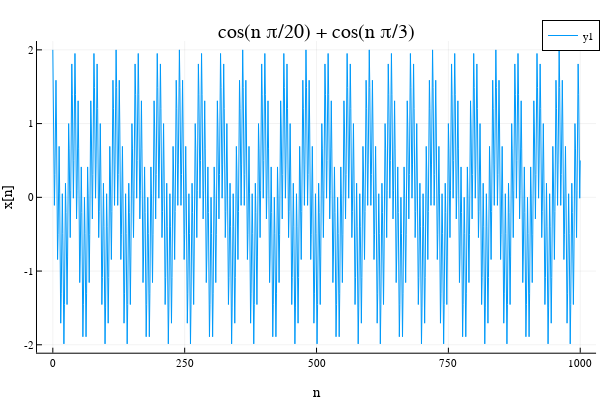

Notebook source saved alongside this figure:
### Markdown cell above
# Item 3)
![Q3.jpg](attachment:Q3.jpg)

### Code cell
# o sinal de entrada
n = 0:1000
x = cos.(π/20 * n) + cos.(π/3 * n)
plt = plot(n,x, xlabel = "n", ylabel = "x[n]", title = "cos(n π/20) + cos(n π/3)")

### Figure 1 — Plotly figure (JSON) as saved in the notebook; plotly's stock layout.template omitted (floating-point values rounded to 4 significant figures; data arrays with more than 128 entries replaced by an {"elided": "..."} marker saying what was removed)
{"data": [{"colorbar": {"title": ""}, "legendgroup": "y1", "line": {"color": "rgba(0, 154, 250, 1.000)", "dash": "solid", "shape": "linear", "width": 1}, "mode": "lines", "name": "y1", "showlegend": true, "type": "scatter", "x": {"elided": "1001 int values"}, "xaxis": "x", "y": {"elided": "1001 float values"}, "yaxis": "y", "zmax": null, "zmin": null}], "layout": {"annotations": [{"font": {"color": "rgba(0, 0, 0, 1.000)", "family": "sans-serif", "size": 20}, "rotation": 0, "showarrow": false, "text": "cos(n π/20) + cos(n π/3)", "x": 0.5275, "xanchor": "center", "xref": "paper", "y": 1, "yanchor": "top", "yref": "paper"}], "height": 400, "legend": {"bgcolor": "rgba(255, 255, 255, 1.000)", "bordercolor": "rgba(0, 0, 0, 1.000)", "borderwidth": 1, "font": {"color": "rgba(0, 0, 0, 1.000)", "family": "sans-serif", "size": 11}, "title": {"font": {"color": "rgba(0, 0, 0, 1.000)", "family": "sans-serif", "size": 15}, "text": ""}, "tracegroupgap": 0, "traceorder": "normal", "x": 1, "xanchor": "auto", "y": 1, "yanchor": "auto"}, "margin": {"b": 20, "l": 0, "r": 0, "t": 20}, "paper_bgcolor": "rgba(255, 255, 255, 1.000)", "plot_bgcolor": "rgba(255, 255, 255, 1.000)", "showlegend": true, "width": 600, "xaxis": {"anchor": "y", "domain": [0.06165, 0.9934], "gridcolor": "rgba(0, 0, 0, 0.100)", "gridwidth": 0.5, "linecolor": "rgba(0, 0, 0, 1.000)", "mirror": false, "range": [-30, 1030], "showgrid": true, "showline": true, "showticklabels": true, "tickangle": 0, "tickcolor": "rgb(0, 0, 0)", "tickfont": {"color": "rgba(0, 0, 0, 1.000)", "family": "sans-serif", "size": 11}, "tickmode": "array", "ticks": "inside", "ticktext": ["0", "250", "500", "750", "1000"], "tickvals": [0, 250, 500, 750, 1000], "title": "n", "titlefont": {"color": "rgba(0, 0, 0, 1.000)", "family": "sans-serif", "size": 15}, "type": "-", "visible": true, "zeroline": false, "zerolinecolor": "rgba(0, 0, 0, 1.000)"}, "yaxis": {"anchor": "x", "domain": [0.07581, 0.9415], "gridcolor": "rgba(0, 0, 0, 0.100)", "gridwidth": 0.5, "linecolor": "rgba(0, 0, 0, 1.000)", "mirror": false, "range": [-2.107, 2.12], "showgrid": true, "showline": true, "showticklabels": true, "tickangle": 0, "tickcolor": "rgb(0, 0, 0)", "tickfont": {"color": "rgba(0, 0, 0, 1.000)", "family": "sans-serif", "size": 11}, "tickmode": "array", "ticks": "inside", "ticktext": ["-2", "-1", "0", "1", "2"], "tickvals": [-2, -1, 0, 1, 2], "title": "x[n]", "titlefont": {"color": "rgba(0, 0, 0, 1.000)", "family": "sans-serif", "size": 15}, "type": "-", "visible": true, "zeroline": false, "zerolinecolor": "rgba(0, 0, 0, 1.000)"}}}
